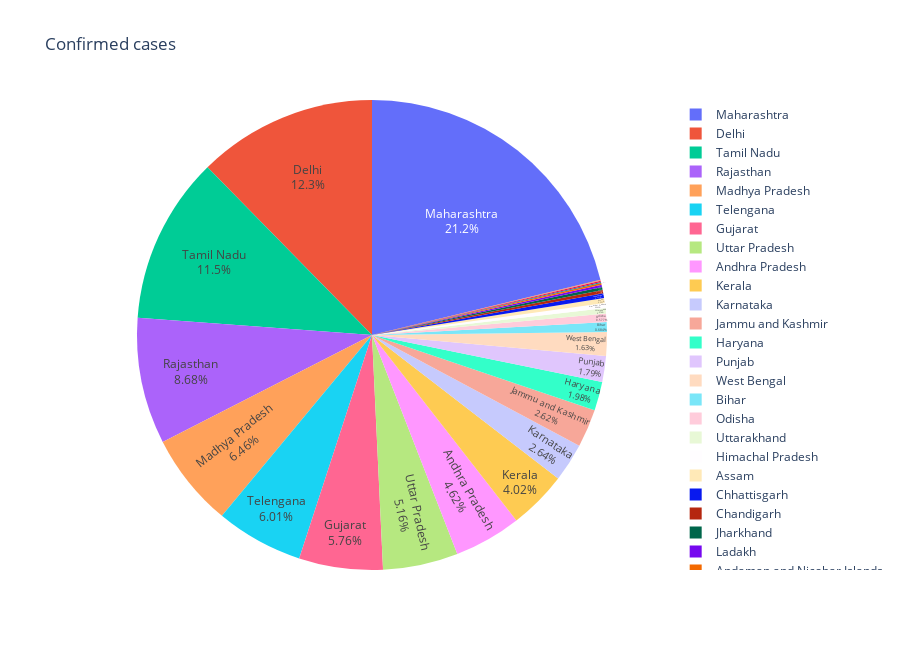

Notebook cell for this chart:
### Markdown cell above
### Confirmed cases pie chart

### Code cell
fig = px.pie(date_table.loc[date_table.last_valid_index()], values='Confirmed', names='State/UnionTerritory', title='Confirmed cases')
fig.update_layout(
    autosize=False,
    width=900,
    height=650)
fig.update_traces(textposition='inside', textinfo='percent+label')
fig.show()

### Figure 1 — Plotly figure (JSON) as saved in the notebook; plotly's stock layout.template omitted (floating-point values rounded to 4 significant figures)
{"data": [{"domain": {"x": [0, 1], "y": [0, 1]}, "hovertemplate": "State/UnionTerritory=%{label}<br>Confirmed=%{value}<extra></extra>", "labels": ["Andaman and Nicobar Islands", "Andhra Pradesh", "Arunachal Pradesh", "Assam", "Bihar", "Chandigarh", "Chhattisgarh", "Delhi", "Goa", "Gujarat", "Haryana", "Himachal Pradesh", "Jammu and Kashmir", "Jharkhand", "Karnataka", "Kerala", "Ladakh", "Madhya Pradesh", "Maharashtra", "Manipur", "Mizoram", "Nagaland", "Odisha", "Puducherry", "Punjab", "Rajasthan", "Tamil Nadu", "Telengana", "Tripura", "Uttar Pradesh", "Uttarakhand", "West Bengal"], "legendgroup": "", "name": "", "showlegend": true, "textinfo": "percent+label", "textposition": "inside", "type": "pie", "values": [11, 432, 1, 31, 64, 21, 31, 1154, 7, 539, 185, 32, 245, 19, 247, 376, 15, 604, 1985, 2, 1, 1, 54, 7, 167, 812, 1075, 562, 2, 483, 35, 152]}], "layout": {"autosize": false, "height": 650, "legend": {"tracegroupgap": 0}, "title": {"text": "Confirmed cases"}, "width": 900}}
